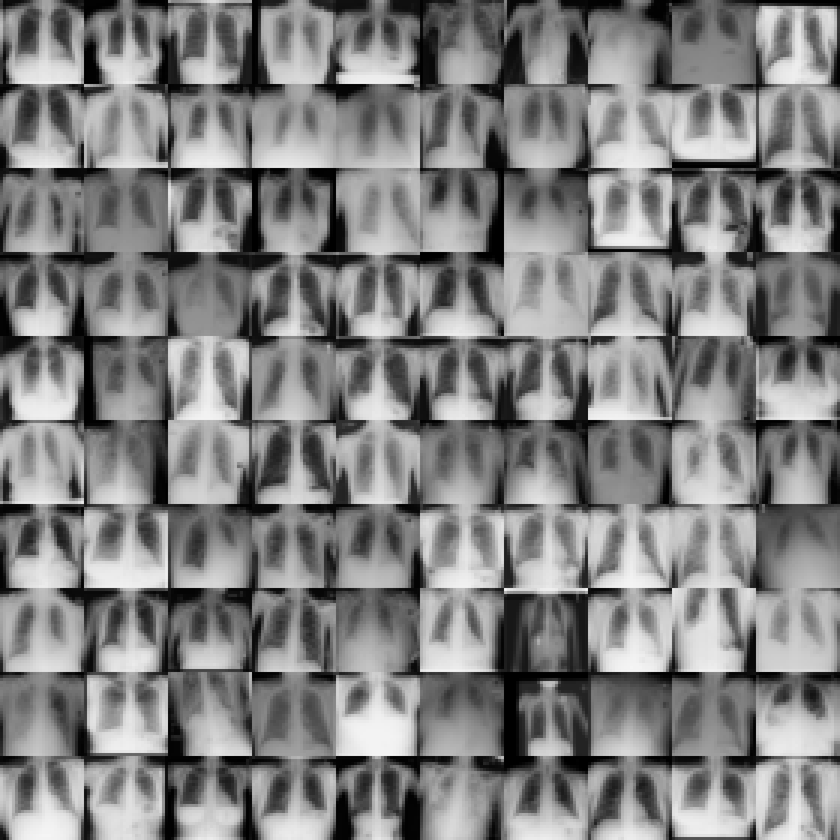
#> input picture xrays.png, 840 x 840 px, shrunk from 1120 x 1120 before the run
$ jupyter execute --allow-errors hw6.ipynb
#> lines starting #> are read from the running program, lines starting #| are printed output that depends on the picture
[cell 1]
#Question1
import PIL
from PIL import Image
import numpy as np
import matplotlib.pyplot as plt

[cell 2]
img = Image.open("xrays.png")
#> img is the input picture: PIL image 840x840 L; min 0, max 245, mean 129.5
print(img.mode, img.size)
#| L (840, 840)

[cell 3]
size = 112
tiles = []

for r in range(10):
    for c in range(10):
        bbox = (c*size, r*size, (c+1)*size, (r+1)*size)
        tiles.append(img.crop(bbox))
#> after the loop, tiles = 100 items

print(len(tiles))
#| 100
print(tiles[0].size)
#| (112, 112)

fig, axes = plt.subplots(1, 3, figsize=(9, 3))
for ax, i in zip(axes, [0, 1, 10]):
    ax.imshow(tiles[i], cmap="gray")
    ax.set_title(f"tile {i}")
    ax.axis("off")
plt.show()
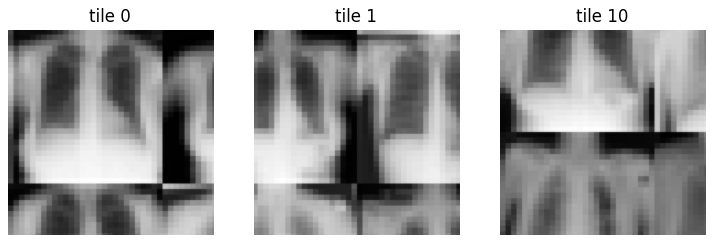
#> figure drawn by matplotlib, 3 panels

[cell 4]
fig, axes = plt.subplots(10, 10, figsize=(10, 10))

for i, ax in enumerate(axes.ravel()):
    ax.imshow(tiles[i], cmap="gray", vmin=0, vmax=255)
    ax.axis("off")

plt.subplots_adjust(wspace=0.05, hspace=0.05)
plt.show()
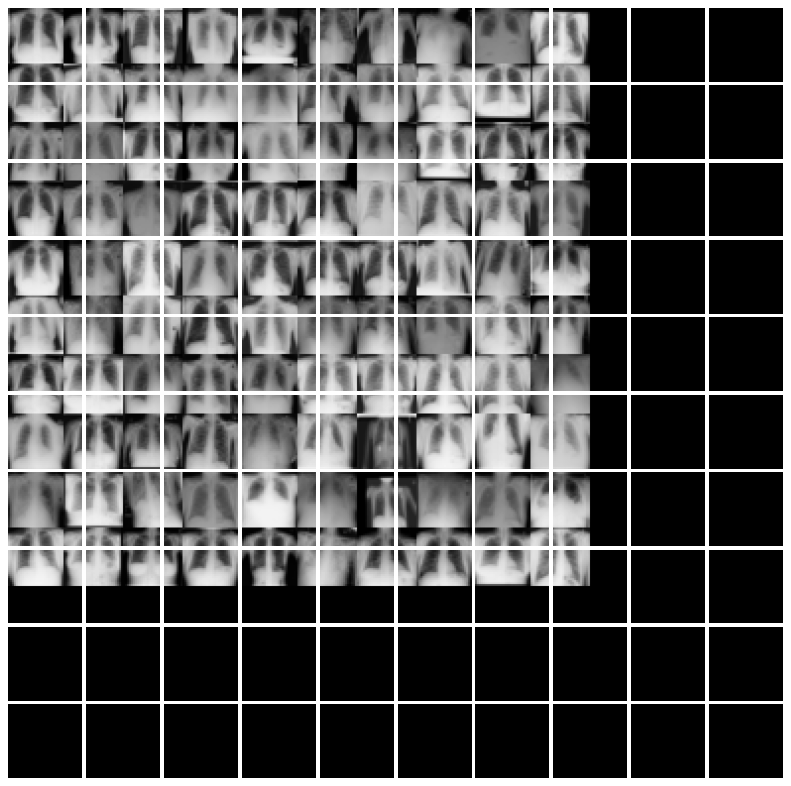
#> figure drawn by matplotlib, 100 panels

[cell 5]
flip0 = tiles[0].transpose(Image.Transpose.FLIP_LEFT_RIGHT)
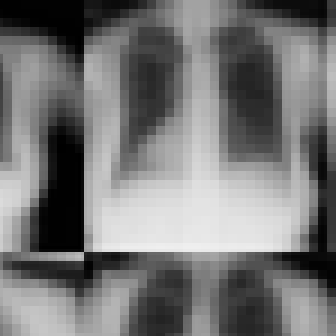
#> flip0: PIL image 112x112 L (shown 3 times larger); min 0, max 239, mean 117.8

fig, axes = plt.subplots(1, 2, figsize=(6, 3))
axes[0].imshow(tiles[0], cmap="gray", vmin=0, vmax=255)
axes[0].set_title("original")
axes[0].axis("off")
axes[1].imshow(flip0, cmap="gray", vmin=0, vmax=255)
axes[1].set_title("flipped")
axes[1].axis("off")
plt.show()
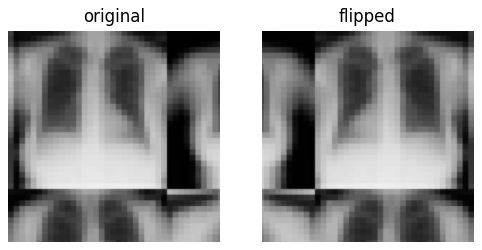
#> figure drawn by matplotlib, 2 panels

[cell 6]
flipped_tiles = []

for t in tiles:
    flipped_tiles.append(t.transpose(Image.Transpose.FLIP_LEFT_RIGHT))
#> this loop made 100 passes
#> after the loop, flipped_tiles = 100 items

print(len(flipped_tiles))
#| 100
print(flipped_tiles[0].size)
#| (112, 112)


fig, axes = plt.subplots(10, 10, figsize=(10, 10))

for i, ax in enumerate(axes.ravel()):
    ax.imshow(flipped_tiles[i], cmap="gray", vmin=0, vmax=255)
    ax.axis("off")

plt.subplots_adjust(wspace=0.05, hspace=0.05)
plt.show()
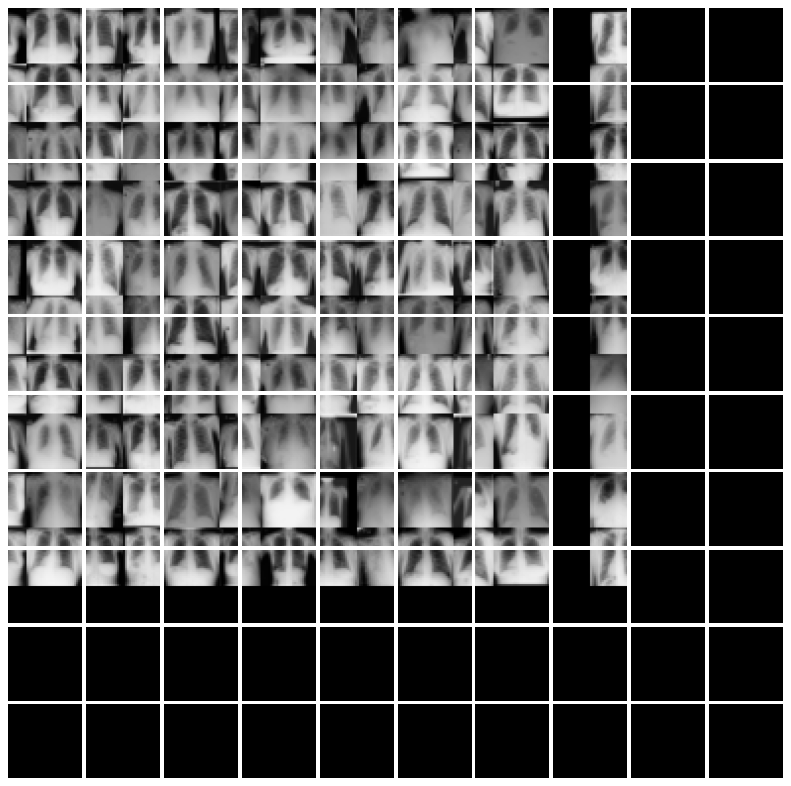
#> figure drawn by matplotlib, 100 panels

[cell 7]
xrays = np.array([np.array(t) for t in tiles])
xrays_flipped = np.array([np.array(t) for t in flipped_tiles])

print(xrays.shape, xrays_flipped.shape)
#| (100, 112, 112) (100, 112, 112)
print(xrays.dtype)
#| uint8

print(np.array_equal(xrays_flipped, xrays[:, :, ::-1]))
#| True

[cell 8]
fig, axes = plt.subplots(10, 10, figsize=(10, 10))

for i, ax in enumerate(axes.ravel()):
    ax.imshow(xrays_flipped[i], cmap="gray", vmin=0, vmax=255)
    ax.axis("off")

plt.subplots_adjust(wspace=0.05, hspace=0.05)
plt.show()

[cell 9]
fig, axes = plt.subplots(2, 4, figsize=(10, 5))

for j, i in enumerate([0, 1, 7, 99]):
    axes[0, j].imshow(xrays[i], cmap="gray", vmin=0, vmax=255)
    axes[0, j].set_title(f"original {i}")
    axes[1, j].imshow(xrays_flipped[i], cmap="gray", vmin=0, vmax=255)
    axes[1, j].set_title(f"flipped {i}")

for ax in axes.ravel():
    ax.axis("off")

plt.tight_layout()
plt.show()
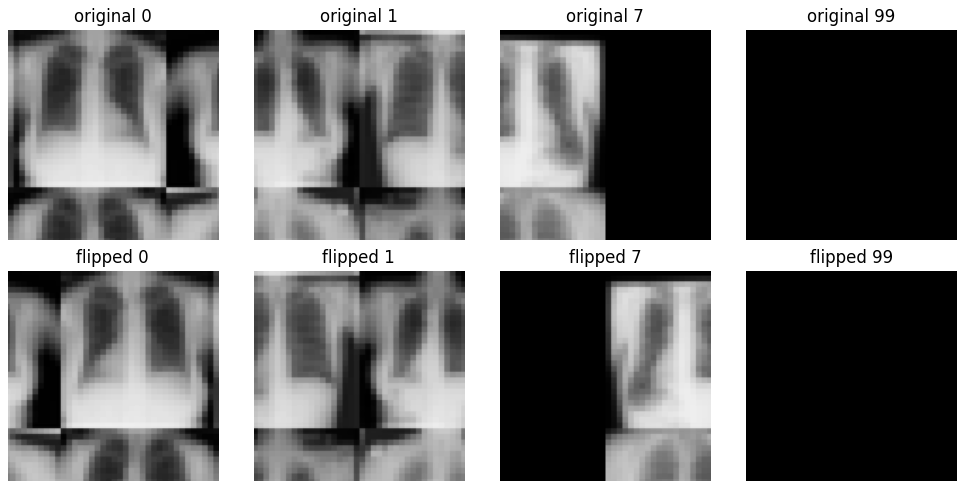
#> figure drawn by matplotlib, 8 panels

[cell 10]
#Question2
import re
import urllib.request
import nltk
import numpy as np
import matplotlib.pyplot as plt

url = "https://www.gutenberg.org/files/1260/1260-h/1260-h.htm"
urllib.request.urlretrieve(url, "janeeyre.htm")
#> (this line was passed over: the network is not available in this run)

#> (a cell that did not finish here is left out)

[cell 12]
from bs4 import BeautifulSoup

#> (the rest of this cell did not finish here and is left out)

#> (a cell that did not finish here is left out)

#> (a cell that did not finish here is left out)

#> (a cell that did not finish here is left out)

[cell 16]
nltk.download("punkt")
#> (this line was passed over: nltk is not available in this run)
nltk.download("punkt_tab")
#> (this line was passed over: nltk is not available in this run)
nltk.download("vader_lexicon")
#> (this line was passed over: nltk is not available in this run)

[cell 17]
from nltk.sentiment import SentimentIntensityAnalyzer

#> (the rest of this cell did not finish here and is left out)

#> (a cell that did not finish here is left out)

[cell 19]
chapter_scores = []

#> (the rest of this cell did not finish here and is left out)

[cell 20]
chapter_numbers = np.arange(1, len(chapter_scores) + 1)

plt.figure(figsize=(10, 4))
plt.plot(chapter_numbers, chapter_scores, marker="o")
plt.axhline(0, color="gray", linestyle="--")
plt.xlabel("Chapter")
plt.ylabel("Mean sentence sentiment (VADER compound)")
plt.title("Sentiment by Chapter: Jane Eyre")
plt.xticks(chapter_numbers[::2])
plt.show()
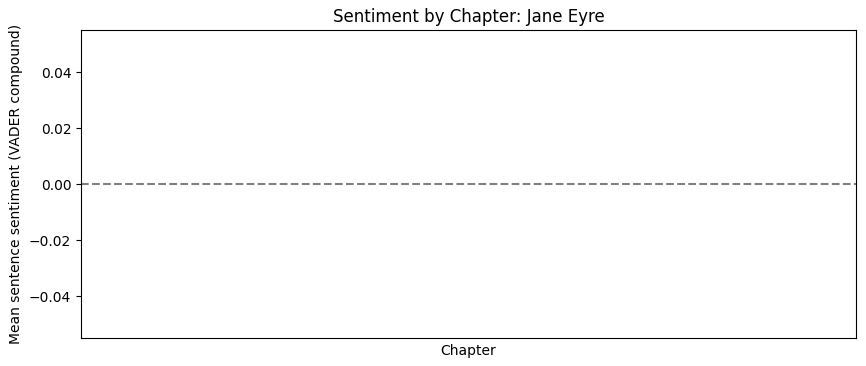
#> figure drawn by matplotlib, 1 panel
